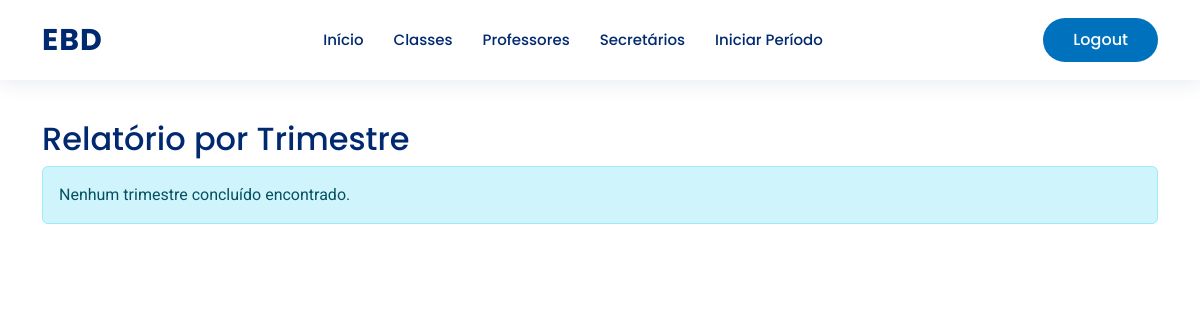
The page /relatorios/trimestre/ (signed in) on the database as committed earlier.
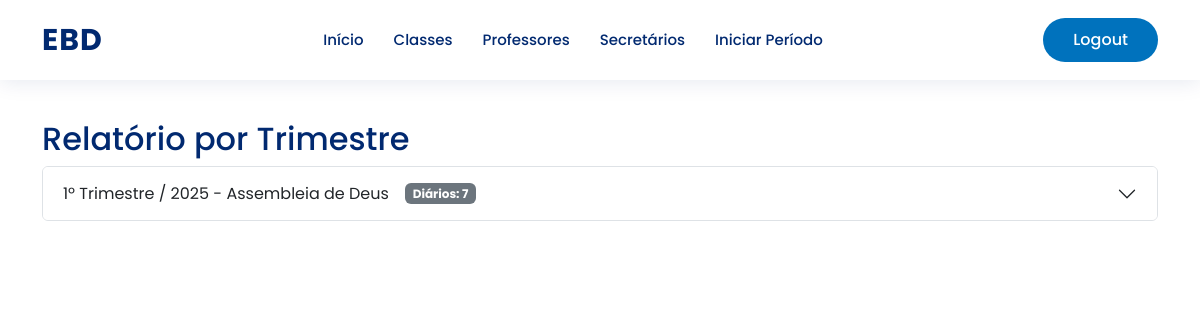
The same page on the database as committed later.
### base/models.py (models this page shows, shortened)
class Trimestre(models.Model):
    igreja = models.ForeignKey(Igreja, on_delete=models.PROTECT, related_name="trimestres")
    trimestre = models.CharField(max_length=50)  # 1 Trim
    ano = models.PositiveIntegerField()
    ativo = models.BooleanField(default=False)
    concluido = models.BooleanField(default=False)
    class Meta:
        verbose_name = "Trimestre"
        verbose_name_plural = "Trimestres"
        unique_together = ('igreja', 'trimestre', 'ano')
        ordering = ["-ano", "trimestre"]

class Igreja(models.Model):
    nome = models.CharField("Nome da Igreja", max_length=100, unique=True)
    class Meta:
        verbose_name = "Igreja"
        verbose_name_plural = "Igrejas"
        ordering = ["nome"]

### base/views.py (the view)
# urls.py: path('relatorios/trimestre/', views.relatorio_trimestre, name='relatorio_trimestre'),
@user_passes_test(is_secretario_or_superintendente)
def relatorio_trimestre(request):
    periodos = Trimestre.objects.filter(concluido=True).order_by('-ano', '-trimestre')
    resumos = []
    for periodo in periodos:
        diarios = Diario.objects.filter(aula__trimestre=periodo)
        resumo = {
            'alunos_presentes': sum(d.alunos_presentes for d in diarios),
            'alunos_ausentes': sum(d.alunos_ausentes for d in diarios),
            'visitantes': sum(d.visitantes for d in diarios),
            'biblias': sum(d.biblias for d in diarios),
            'revistas': sum(d.revistas for d in diarios),
            'ofertas': sum(d.ofertas for d in diarios),
            'dizimos': sum(d.dizimos for d in diarios),
            'total_diarios': diarios.count(),
            'periodo': periodo,
        }
        resumos.append(resumo)
    return render(request, 'relatorio_trimestre.html', {'periodos': periodos, 'resumos': resumos})

### base/views.py (called while the page is built)
def is_secretario_or_superintendente(user): return user.is_authenticated and user.role in ['secretario', 'superintendente']

### base/templates/relatorio_trimestre.html (shortened to what this page needs)
{% extends 'tela_inicial/layout_base.html' %}
{% block conteudo %}
<div class="container py-4">
  <h2>Relatório por Trimestre</h2>
  {% if resumos %}
    <div class="accordion" id="accordionTrimestres">
      {% for resumo in resumos %}
        {% with periodo=resumo.periodo %}
        <div class="accordion-item">
          <h2 class="accordion-header" id="heading{{ periodo.id }}">
            <button class="accordion-button collapsed" type="button" data-bs-toggle="collapse" data-bs-target="#collapse{{ periodo.id }}" aria-expanded="false" aria-controls="collapse{{ periodo.id }}">
              {{ periodo.trimestre }} / {{ periodo.ano }} - {{ periodo.igreja.nome }}
              <span class="badge bg-secondary ms-3">Diários: {{ resumo.total_diarios }}</span>
            </button>
          </h2>
        </div>
        {% endwith %}
      {% endfor %}
    </div>
  {% else %}
    <div class="alert alert-info">Nenhum trimestre concluído encontrado.</div>
  {% endif %}
</div>
{% endblock conteudo %}

Rows that differ between the two databases and show on the page:
now on this page (row edited): Trimestre: periodo.trimestre "1º Trimestre", periodo.ano "2025", periodo.igreja.nome "Assembleia de Deus", total_diarios "7"
Other text that changed with them:
text no longer shown: "Nenhum trimestre concluído encontrado."
